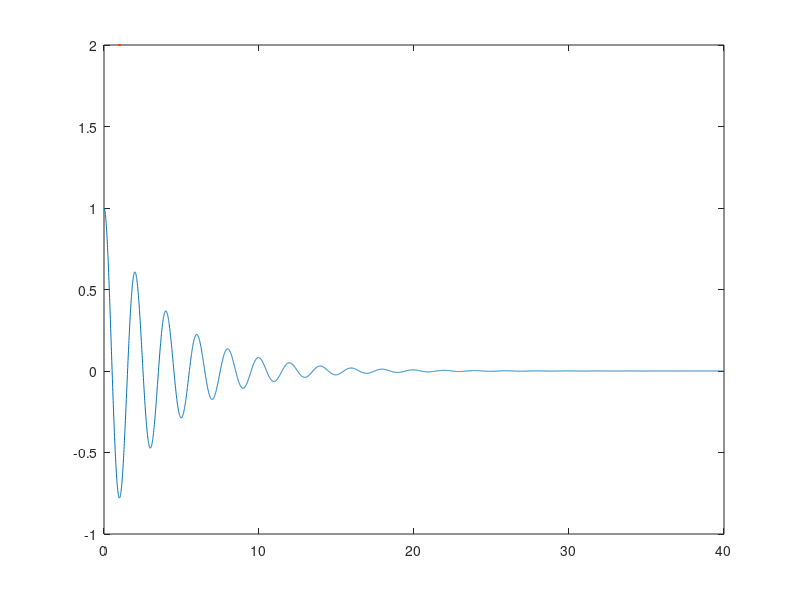

Recreate this plot in MATLAB.

m  = 1;
kf = 10;
cf = 0.5;
x_init = [1; 0];

A = [0 1;-(kf)/(m) -(cf)/(m)];
ode = @(t, x) A*x;
[tspan, x] = ode45(ode, 0:.01: 40, x_init);

x = x';

plot(tspan,x(1,:),LineWidth=2);